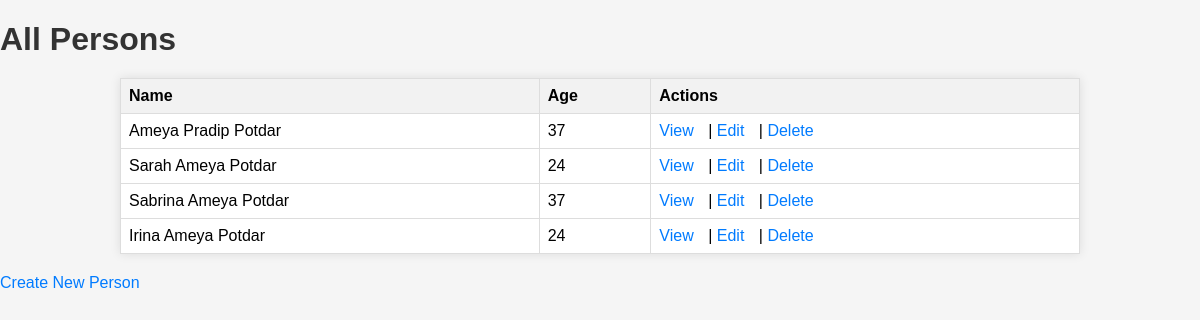
The app's page /persons/ with its own data.
### app/models.py (models this page shows)
class Person(models.Model):
    first_name = models.CharField(max_length=20)
    middle_name = models.CharField(max_length=20)
    last_name = models.CharField(max_length=20)
    age = models.IntegerField(default=0)

### app/views.py (the view)
# urls.py: path('persons/', views.person_list, name='person_list'),
def person_list(request):
    persons = Person.objects.all()
    return render(request, 'person_list.html', {'persons': persons})

### app/templates/person_list.html (shortened to what this page needs)
<!DOCTYPE html>
<html>
<head>
</head>
<body>
    <h1>All Persons</h1>
    <table>
        <tr>
            <th>Name</th>
            <th>Age</th>
            <th>Actions</th>
        </tr>
        {% for person in persons %}
        <tr>
            <td>{{ person.first_name }} {{ person.middle_name }} {{ person.last_name }}</td>
            <td>{{ person.age }}</td>
            <td>
                <a href="{% url 'person_detail' person.pk %}">View</a> |
                <a href="{% url 'update_person' person.pk %}">Edit</a> |
                <a href="{% url 'delete_person' person.pk %}">Delete</a>
            </td>
        </tr>
        {% endfor %}
    </table>
    <a href="{% url 'create_person' %}">Create New Person</a>
</body>
</html>

### app/templates/person_list.html (style rules this page uses)
body { font-family: Arial, sans-serif; margin: 0; padding: 0; background-color: #f5f5f5; }
h1 { color: #333; margin-bottom: 20px; }
a { text-decoration: none; color: #007bff; margin-right: 10px; }
table { border-collapse: collapse; width: 80%; margin: 20px auto; background-color: #fff; box-shadow: 0px 0px 10px rgba(0, 0, 0, 0.1); }
th, td { border: 1px solid #dddddd; text-align: left; padding: 8px; }
th { background-color: #f2f2f2; }

### records on screen
Person: first_name "Ameya", middle_name "Pradip", last_name "Potdar", age "37"
Person: first_name "Sarah", middle_name "Ameya", last_name "Potdar", age "24"
Person: first_name "Sabrina", middle_name "Ameya", last_name "Potdar", age "37"
Person: first_name "Irina", middle_name "Ameya", last_name "Potdar", age "24"
